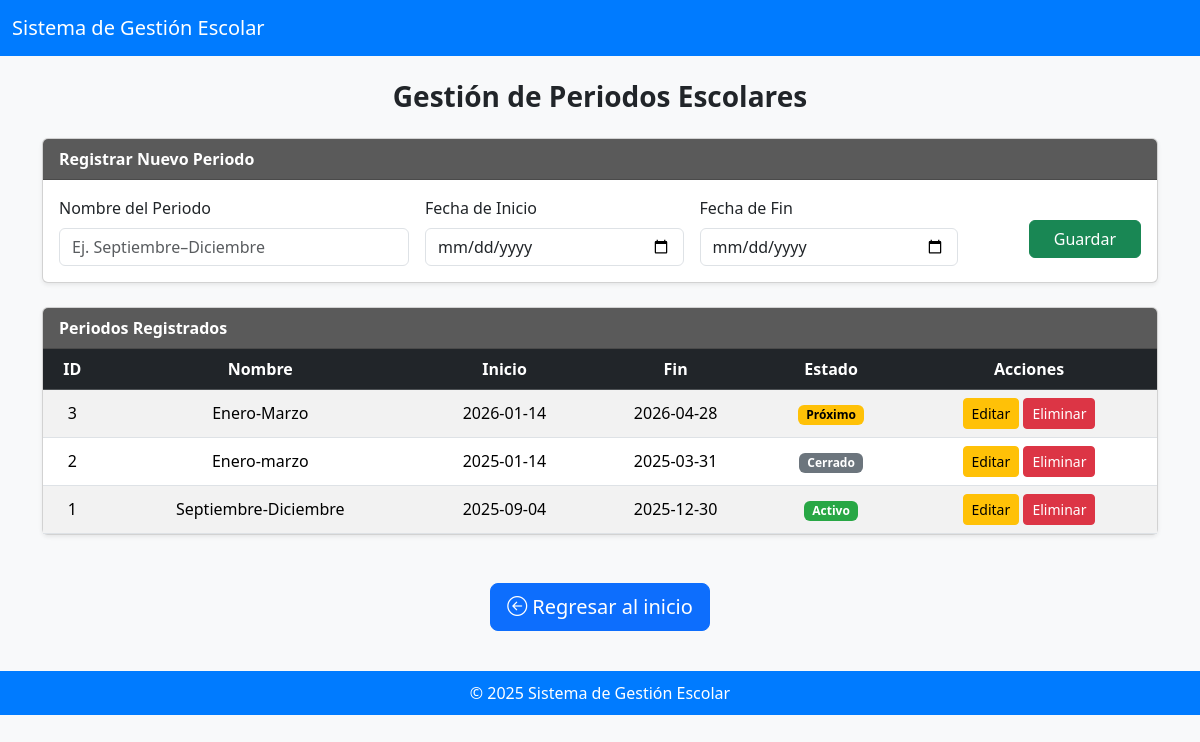
Page /app/views/periodosView.php (signed in) on the committed database.
### tables this page shows
CREATE TABLE periodosEscolares (
    idPeriodo INT AUTO_INCREMENT PRIMARY KEY,
    nombrePeriodo VARCHAR(50) NOT NULL,
    fechaInicio DATE NOT NULL,
    fechaFin DATE NOT NULL
);

### app/models/periodoModel.php (called while the page is built, shortened)
<?php
class PeriodoModel {
    private $connection;
    public function __construct($connection) {
        $this->connection = $connection;
    }
    public function obtenerPeriodos() {
        return $this->connection->query("SELECT * FROM periodosEscolares ORDER BY idPeriodo DESC");
    }
}
?>

### app/views/periodosView.php (the view, shortened to what this page needs)
<?php
require_once __DIR__ . '/../../config/db_connection.php';
require_once __DIR__ . '/../../app/models/periodoModel.php';
$model = new PeriodoModel($connection);
$modo = isset($_GET['edit']) ? 'editar' : 'insertar';
$periodoEditar = null;
$periodos = $model->obtenerPeriodos();
?>
<!DOCTYPE html>
<html lang="es">
<head>
  <link href="https://cdn.jsdelivr.net/npm/bootstrap@5.3.3/dist/css/bootstrap.min.css" rel="stylesheet">
  <link href="https://cdn.jsdelivr.net/npm/bootstrap-icons@1.11.3/font/bootstrap-icons.css" rel="stylesheet">
</head>
<body>
<nav class="navbar navbar-dark mb-4">
  <div class="container-fluid">
    <a class="navbar-brand" href="#">Sistema de Gestión Escolar</a>
  </div>
</nav>
<div class="container mt-3 mb-5">
  <h3 class="text-center mb-4 fw-semibold">Gestión de Periodos Escolares</h3>
  <div class="card mb-4 shadow-sm">
    <div class="card-header fw-semibold"><?= $modo == 'editar' ? 'Editar Periodo' : 'Registrar Nuevo Periodo' ?></div>
    <div class="card-body">
      <form method="POST" action="../controllers/periodoController.php" class="row g-3">
        <div class="col-md-4">
          <label class="form-label">Nombre del Periodo</label>
          <input type="text" name="nombrePeriodo" class="form-control"
                 value="<?= $periodoEditar['nombrePeriodo'] ?? '' ?>"
                 placeholder="Ej. Septiembre–Diciembre" required>
        </div>
        <div class="col-md-3">
          <label class="form-label">Fecha de Inicio</label>
          <input type="date" name="fechaInicio" class="form-control"
                 value="<?= $periodoEditar['fechaInicio'] ?? '' ?>" required>
        </div>
        <div class="col-md-3">
          <label class="form-label">Fecha de Fin</label>
          <input type="date" name="fechaFin" class="form-control"
                 value="<?= $periodoEditar['fechaFin'] ?? '' ?>" required>
        </div>
        <div class="col-md-2 text-end">
          <?php if ($modo == 'editar'): ?>
            <button type="submit" name="actualizar" class="btn btn-warning mt-4 px-4">Actualizar</button>
            <a href="periodosView.php" class="btn btn-secondary mt-4 px-4">Cancelar</a>
          <?php else: ?>
            <button type="submit" name="insertar" class="btn btn-success mt-4 px-4">Guardar</button>
          <?php endif; ?>
        </div>
      </form>
    </div>
  </div>
  <div class="card shadow-sm">
    <div class="card-header fw-semibold">Periodos Registrados</div>
    <div class="card-body p-0">
      <table class="table table-striped mb-0 text-center align-middle">
        <thead class="table-dark">
          <tr>
            <th>ID</th>
            <th>Nombre</th>
            <th>Inicio</th>
            <th>Fin</th>
            <th>Estado</th>
            <th>Acciones</th>
          </tr>
        </thead>
        <tbody>
          <?php while ($p = $periodos->fetch_assoc()): ?>
            <?php
              $hoy = date('Y-m-d');
              if ($hoy < $p['fechaInicio']) {
                $estado = 'Próximo';
                $badge = 'badge-proximo';
              } elseif ($hoy > $p['fechaFin']) {
                $estado = 'Cerrado';
                $badge = 'badge-cerrado';
              } else {
                $estado = 'Activo';
                $badge = 'badge-activo';
              }
            ?>
            <tr>
              <td><?= $p['idPeriodo'] ?></td>
              <td><?= htmlspecialchars($p['nombrePeriodo']) ?></td>
              <td><?= $p['fechaInicio'] ?></td>
              <td><?= $p['fechaFin'] ?></td>
              <td><span class="badge <?= $badge ?>"><?= $estado ?></span></td>
              <td>
                <a href="periodosView.php?edit=<?= $p['idPeriodo'] ?>" class="btn btn-warning btn-sm">Editar</a>
                <a href="../controllers/periodoController.php?delete=<?= $p['idPeriodo'] ?>" class="btn btn-danger btn-sm"
                   onclick="return confirm('¿Seguro que deseas eliminar el periodo <?= htmlspecialchars($p['nombrePeriodo']) ?>?');">
                   Eliminar
                </a>
              </td>
            </tr>
          <?php endwhile; ?>
        </tbody>
      </table>
    </div>
  </div>
</div>
<div class="text-center my-4">
  <a href="../views/Dashboard/dashboard_admin.php" class="btn btn-primary btn-lg">
    <i class="bi bi-arrow-left-circle"></i> Regresar al inicio
  </a>
</div>
<footer>
  © 2025 Sistema de Gestión Escolar
</footer>
</body>
</html>

### app/views/periodosView.php (style rules this page uses)
body { background-color: #f8f9fa; }
.navbar { background-color: #007bff !important; }
.card-header { background-color: #5a5a5a; color: #fff; }
footer { background-color: #007bff; color: white; text-align: center; padding: 10px 0; margin-top: 40px; }
.badge-activo { background-color: #28a745; }
.badge-cerrado { background-color: #6c757d; }
.badge-proximo { background-color: #ffc107; color: #000; }

### rows in the picture
periodosescolares: idPeriodo "3", nombrePeriodo "Enero-Marzo", fechaInicio "2026-01-14", fechaFin "2026-04-28", fechaInicio "Próximo"
periodosescolares: idPeriodo "2", nombrePeriodo "Enero-marzo", fechaInicio "2025-01-14", fechaFin "2025-03-31", estado "Cerrado"
periodosescolares: idPeriodo "1", nombrePeriodo "Septiembre-Diciembre", fechaInicio "2025-09-04", fechaFin "2025-12-30", estado "Activo"
